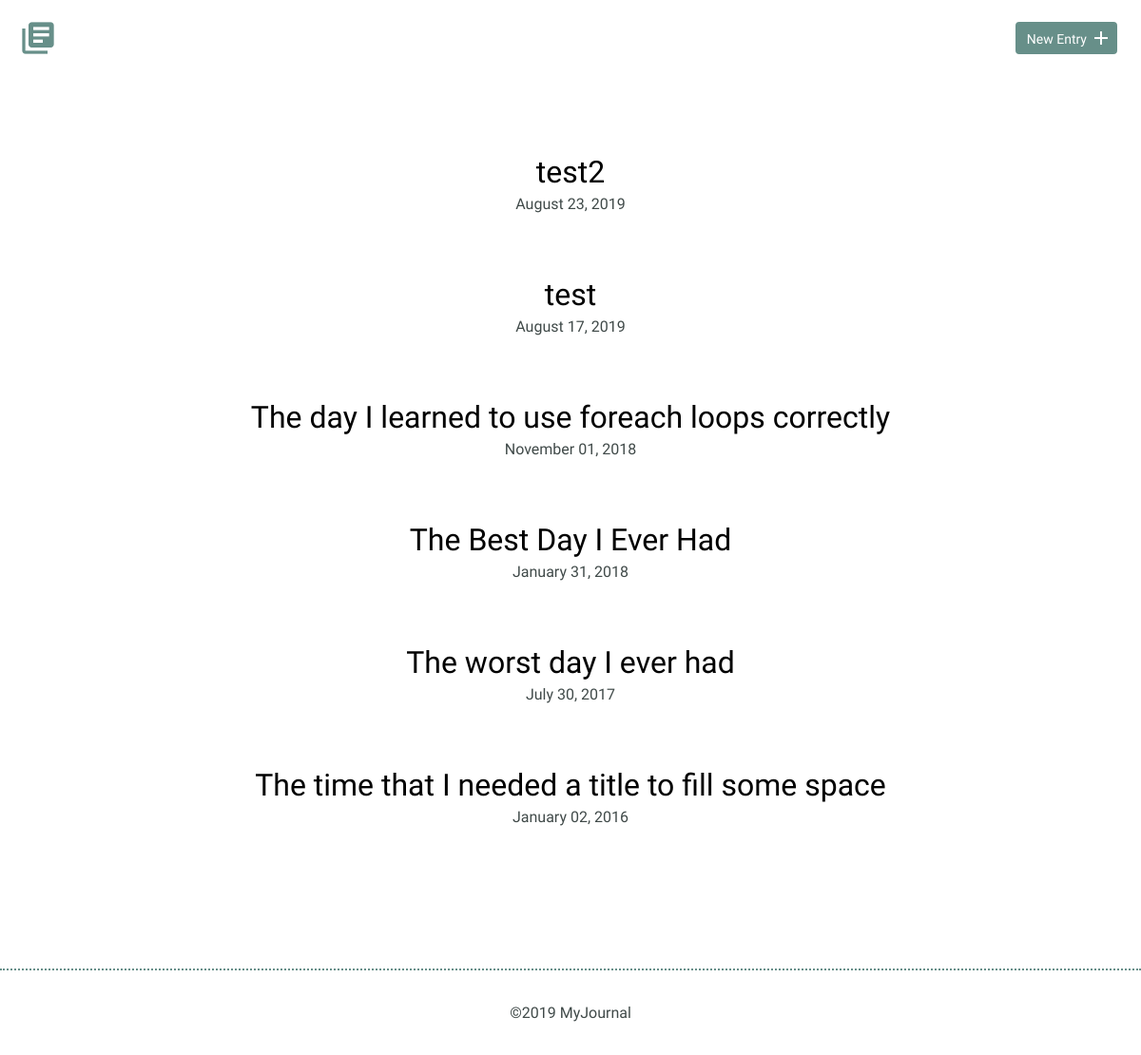
Before: / with the older database file.
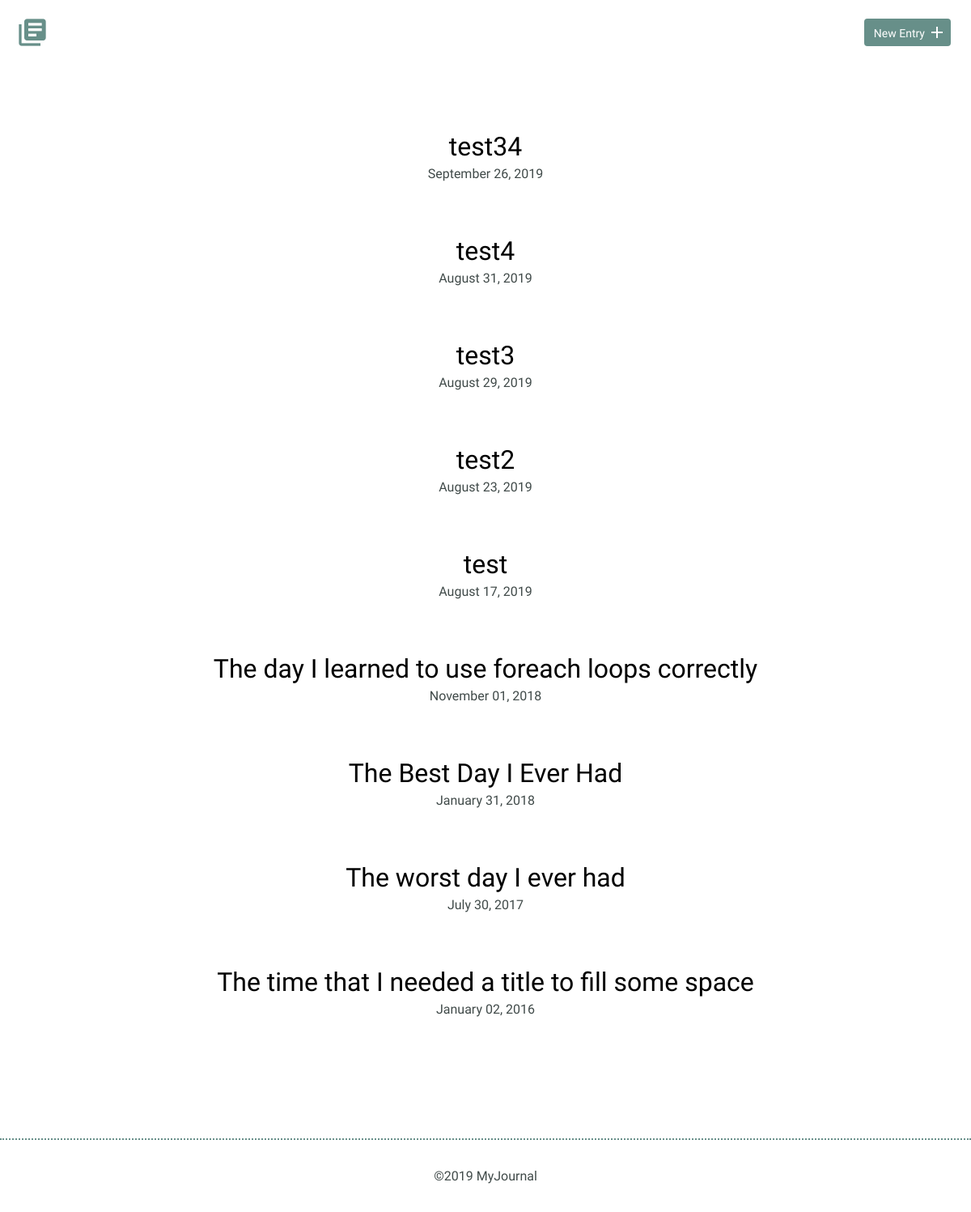
After: the same page with the newer database file.
### tables this page shows
CREATE TABLE "entries" (
	`id`	INTEGER,
	`title`	TEXT,
	`date`	TEXT,
	`time_spent`	INTEGER,
	`learned`	BLOB,
	`resources`	BLOB,
	PRIMARY KEY(`id`)
);

### inc/functions.php (called while the page is built, shortened)
<?php
function get_entry_list() {
    include 'connection.php';
    try {
        return $db->query('SELECT id, title, date FROM entries ORDER BY date DESC');
    } catch (Exception $e) {
        echo "Error:" . $e->getMessage() . "<br>";
        return array();
    }
}

### index.php (the view, shortened to what this page needs)
<?php
require 'inc/functions.php';
include 'inc/header.php'; ?>
  <section>
    <div class="container">
      <div class="entry-list">
        <?php
        foreach (get_entry_list() as $item) {
            echo "<article>";
            echo "<h2><a href='detail.php?id=" . $item['id'] . "'>" . $item['title'] . "</a></h2>";
            echo "<time datetime='" . $item['date'] . "'>" . date("F d, Y", strtotime($item['date'])) . "</time>";
            echo "</article>";
        }
        ?>
      </div>
    </div>
  </section>
<?php include 'inc/footer.php'; ?>

### inc/header.php (shortened to what this page needs)
<!DOCTYPE html>
<html>
  <head>
    <link rel="stylesheet" href="css/normalize.css">
    <link rel="stylesheet" href="css/site.css">
  </head>
  <body>
    <header>
      <div class="container">
        <div class="site-header">
          <a class="logo" href="index.php"><i class="material-icons">library_books</i></a>
          <a class="button icon-right" href="new.php"><span>New Entry</span> <i class="material-icons">add</i></a>
        </div>
      </div>
    </header>

### inc/footer.php
    <footer>
      <div>
        &copy;<?php echo date("Y"); ?> MyJournal
      </div>
    </footer>
  </body>
</html>

### css/site.css (style rules this page uses)
body { font-size: 16px; color: #404a49; font-family: 'Cousine', serif; font-weight: 400; }
.container { margin: 0 auto; padding: 0 25px; }
header .site-header { margin: 0 auto; height: 95px; }
header .logo i { color: #678f89; margin: 20px 0 0 -5px; float: left; font-size: 40px; }
header .button { float: right; margin: 33px 0 0 0; }
footer { text-align: center; padding: 35px 0; border-top: 2px dotted #678f89; }
.button { padding: 8px 10px 6px 10px; background: #678f89; border: 2px solid #678f89; border-radius: 4px; text-decoration: none; color: #FFF; position: relative; text-align: center; font-size: 14px; }
.button.icon-right { padding-right: 30px; top: -10px; }
.button.icon-right i { position: absolute; top: 3px; right: 3px; }
h1, h2, h3 { margin: 0; font-weight: 400; line-height: 1em; color: #000; }
h2 { font-size: 32px; }
h2 a { text-decoration: none; color: #000; }
.entry-list, .edit-entry, .new-entry { max-width: 800px; margin: 0 auto; padding: 70px 0 150px 0; }
.entry-list article { margin-bottom: 70px; text-align: center; }
.entry-list article:last-child { margin-bottom: 0; }
.entry-list article h2 { margin-bottom: 8px; }

Changed rows visible on the page:
added entries: title "test34", date "September 26, 2019"
added entries: title "test4", date "August 31, 2019"
added entries: title "test3", date "August 29, 2019"
